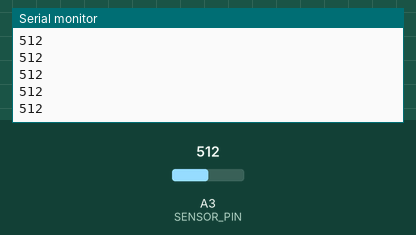
A sketch run on a simulated Arduino Uno, built with avr-gcc and run on an emulated ATmega328P. Parts: the last lines printed to the serial monitor. The inputs (shaded band) are chosen by the test bench; at power-on: A3 (SENSOR_PIN) = 512.

Above: at 1.2 s.
1.3 s: A3 (SENSOR_PIN) set to 716
At 1.31 s:
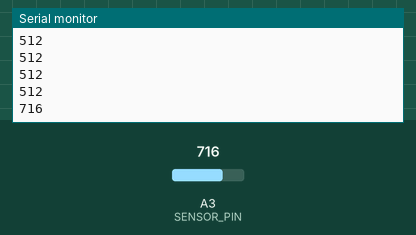
2.8 s: A3 (SENSOR_PIN) set to 900
At 2.81 s:
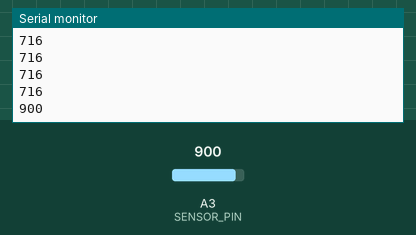
Timing chart, 0 to 5.8 s (numbered marks = the images above; inputs shaded):
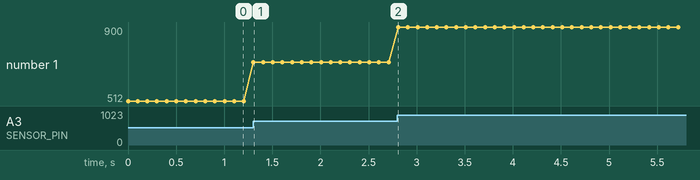

Measured:
- after the input at 1.3 s, the serial monitor: prints a new line at once (image 1)
- after the input at 2.8 s, the serial monitor: prints a new line at once (image 2)
- plotted number 1: 512 → 716 after the input at 1.3 s, 716 → 900 after the input at 2.8 s

The sketch:

MagnetAlert.ino
```cpp
#define SENSOR_PIN 3    // Pin de datos del SS49E
#define THRESHOLD 3000  // Umbral para detectar el imán
#define BUZZER 0

void setup() {
  Serial.begin(9600);
  pinMode(SENSOR_PIN, INPUT);
  pinMode(BUZZER, OUTPUT);
}

void loop() {
  // Leer el valor analógico del sensor SS49E
  int sensorValue = analogRead(SENSOR_PIN);
  Serial.println(sensorValue);

  if (sensorValue < THRESHOLD) {
    buzzerAlert();
  }
}

void buzzerAlert() {
  digitalWrite(BUZZER, HIGH);
  delay(50);
  digitalWrite(BUZZER, LOW);
  delay(50);
}
```
